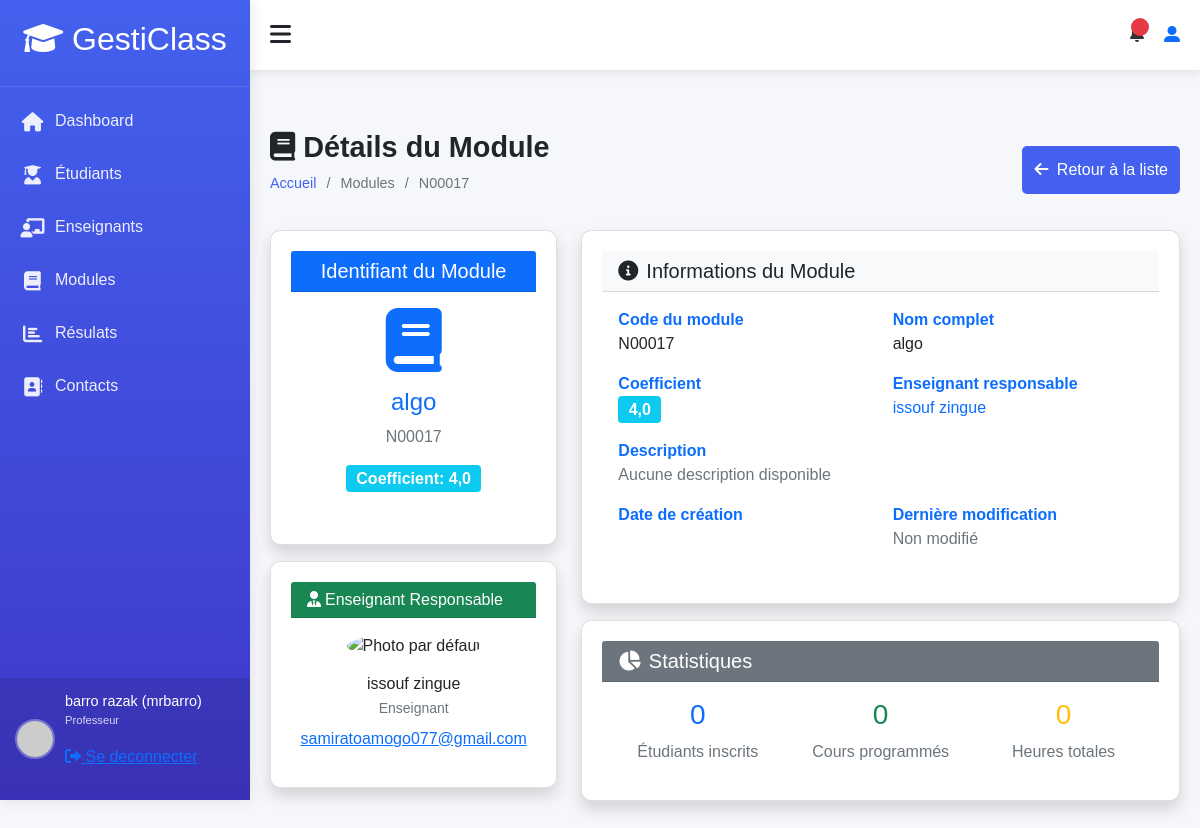
/accounts/modules/2/ (signed in), run on the app's committed database.
### accounts/models.py (models this page shows, shortened)
class User(AbstractUser):
    ROLE_CHOICES = (
        ('admin', 'Administrateur'),
        ('teacher', 'Enseignant'),
        ('student', 'Élève'),
    )
    profil = models.CharField(max_length=10, choices=ROLE_CHOICES, default='student')
    phone = models.CharField(max_length=20, blank=True)
    birth_date = models.DateField(null=True, blank=True)
    photo = models.ImageField(upload_to='users/', null=True, blank=True)
    specialty = models.CharField(max_length=100, null=True, blank=True)
    hire_date = models.DateField(null=True, blank=True)
    address = models.TextField(blank=True)
    is_student = models.BooleanField(default=False)
    is_teacher = models.BooleanField(default=False)
    phone_number = models.CharField(max_length=15, blank=True)
    date_of_birth = models.DateField(null=True, blank=True)
    def __str__(self):
        return f"{self.first_name} {self.last_name} ({self.username})"
    def is_teacher(self):
        return self.profil == 'teacher'
    def is_student(self):
        return self.profil == 'student'
    class Meta:
        permissions = [
        ("peut_acceder_module", "Peut acceder au module"),
        ("peut_acceder_aux_eleve", "Peut acceder aux eleves"),
        ("peut_acceder_aux_enseignants", "peut acceder aux enseigants"),
        ("peut_acceder_aux_roles", "peut acceder aux roles"),
        ("peut_acceder_au_student_dashboard", "Peut accéder au tableau de bord étudiant"),
        ("peut_acceder_au_teacher_dashboard", "Peut accéder au tableau de bord enseignant"),
        ("peut_acceder_au_admin_dashboard", "Peut accéder au tableau de bord administrateur"),
        ("can_view_student_list", "Peut voir la liste des étudiants"),
        ("can_view_teacher_list", "Peut voir la liste des enseignants"),
        ("can_view_module_list", "Peut voir la liste des modules"),
        ("can_view_results_list", "Peut voir la liste résultats"),
        ("can_view_module_details", "Peut les details d'un module"),
        ("can_view_student_details", "Peut voir les détails d'un étudiant"),
        ("can_view_teacher_details", "Peut voir les détails d'un enseignant"),
        ("can_view_own_details", "Peut voir ses propres détails"),
        ("cans_view_results", "Peut voir les résultats"),
        ("can_view_own_results", "Peut voir ses propres résultats"),
        ("view_role", "Peut voir les rôles"),
        ("add_role", "Peut ajouter un rôle"),
        ("change_role", "Peut modifier un rôle"),
        ("delete_role", "Peut supprimer un rôle"),
        ("assign_role", "Peut assigner des rôles"),
        ("view_timetable", "Peut voir l'emploi du temps"),
        ("manage_timetable", "Peut gérer l'emploi du temps"),
        ("can_add_teacher", "Peut ajouter un enseignant"),
        ("can_add_student", "Peut ajouter un étudiant"),
        ("can_change_teacher", "Peut modifier un enseignant"),
        ("can_change_student", "Peut modifier un étudiant"),
        ("can_delete_teacher", "Peut supprimer un enseignant"),
        ("can_delete_student", "Peut supprimer un étudiant"),
        ("can_view_schoolinfo", "Peut voir les informations de l'école"),
        ("can_add_schoolinfo", "Peut ajouter les informations de l'école"),
        ("can_change_schoolinfo", "Peut modifier les informations de l'école"),
        ("can_delete_schoolinfo", "Peut supprimer les informations de l'école"),
        ]

class Module(models.Model):
    SEMESTER_CHOICES = [
        ('S1', 'Semestre 1'),
        ('S2', 'Semestre 2'),
        ('S3', 'Semestre 3'),
        ('S4', 'Semestre 4'),
        ('S5', 'Semestre 5'),
        ('S6', 'Semestre 6'),
    ]
    name = models.CharField(max_length=100, verbose_name="Nom du module")
    code = models.CharField(max_length=20, unique=True, verbose_name="Code du module")
    description = models.TextField(blank=True, verbose_name="Description")
    coefficient = models.FloatField(default=1, verbose_name="Coefficient")
    credit = models.IntegerField(default=1, verbose_name="Crédits")
    semester = models.CharField(
        max_length=2,
        choices=SEMESTER_CHOICES,
        blank=True,
        null=True,
        verbose_name="Semestre"
    )
    teacher = models.ForeignKey(
        User,
        on_delete=models.SET_NULL,
        null=True,
        blank=True,
        limit_choices_to={'profil': 'teacher'},
        verbose_name="Enseignant"
    )

### accounts/views.py (the view)
# urls.py: path('modules/<int:module_id>/', views.module_detail,
@login_required
@permission_required('accounts.can_view_module_details', raise_exception=True)
def module_detail(request, module_id):
    module = get_object_or_404(Module, id=module_id)
    context = {
        'module': module,
        'title': f'Détails du module {module.name}'
    }
    return render(request, 'modules/module_detail.html', context)

### accounts/templates/modules/module_detail.html (shortened to what this page needs)
{% extends "models/base.html" %}
{% load static %}
{% block content %}
<div class="content">
    <div class="page-title">
        <div>
            <h2><i class="fas fa-book me-2"></i>Détails du Module</h2>
            <ul class="breadcrumb">
                <li><a href="{% url 'dashboard:home' %}">Accueil</a></li>
                <li>Modules</li>
                <li>{{ module.code }}</li>
            </ul>
        </div>
        <div class="btn-group">
            <a href="{% url 'accounts:modules_list' %}" class="btn btn-secondary">
                <i class="fas fa-arrow-left me-1"></i> Retour à la liste
            </a>
        </div>
    </div>
    <div class="row">
        <div class="col-md-4 mb-4">
            <div class="card shadow">
                <div class="card-header bg-primary text-white text-center">
                    <h5 class="m-0">Identifiant du Module</h5>
                </div>
                <div class="card-body text-center">
                    <div class="module-icon mb-3">
                        <i class="fas fa-book fa-4x text-primary"></i>
                    </div>
                    <h4 class="text-primary">{{ module.name }}</h4>
                    <p class="text-muted">{{ module.code }}</p>
                    <div class="mb-3">
                        <span class="badge bg-info fs-6">Coefficient: {{ module.coefficient }}</span>
                    </div>
                </div>
            </div>
             {% if module.teacher %}
             <div class="card shadow mt-3">
                 <div class="card-header bg-success text-white">
                     <h6 class="m-0"><i class="fas fa-user-tie me-1"></i>Enseignant Responsable</h6>
                 </div>
                 <div class="card-body text-center">
                     {% if module.teacher.photo %}
                         <img src="{{ module.teacher.photo.url }}"
                              class="img-fluid rounded-circle mb-3"
                              alt="Photo de {{ module.teacher.get_full_name }}"
                              style="width: 80px; height: 80px; object-fit: cover;">
                     {% else %}
                         <img src="{% static 'img/default-avatar.png' %}"
                              class="img-fluid rounded-circle mb-3"
                              alt="Photo par défaut"
                              style="width: 80px; height: 80px; object-fit: cover;">
                     {% endif %}
                     <h6 class="mb-1">{{ module.teacher.get_full_name }}</h6>
                     <p class="text-muted small mb-2">{{ module.teacher.speciality|default:"Enseignant" }}</p>
                     <div class="d-flex justify-content-center gap-2">
                         <a href="mailto:{{ module.teacher.email }}"  title="Envoyer un email">{{ module.teacher.email }}</a>
                     </div>
                 </div>
             </div>
            {% endif %}
        </div>
        <div class="col-md-8">
            <div class="card shadow">
                <div class="card-header bg-light">
                    <h5 class="m-0"><i class="fas fa-info-circle me-2"></i>Informations du Module</h5>
                </div>
                <div class="card-body">
                    <div class="row">
                        <div class="col-md-6">
                            <div class="info-item mb-3">
                                <label class="fw-bold text-primary">Code du module</label>
                                <p class="mb-0">{{ module.code }}</p>
                            </div>
                        </div>
                        <div class="col-md-6">
                            <div class="info-item mb-3">
                                <label class="fw-bold text-primary">Nom complet</label>
                                <p class="mb-0">{{ module.name }}</p>
                            </div>
                        </div>
                    </div>
                    <div class="row">
                        <div class="col-md-6">
                            <div class="info-item mb-3">
                                <label class="fw-bold text-primary">Coefficient</label>
                                <p class="mb-0">
                                    <span class="badge bg-info fs-6">{{ module.coefficient }}</span>
                                </p>
                            </div>
                        </div>
                        <div class="col-md-6">
                            <div class="info-item mb-3">
                                <label class="fw-bold text-primary">Enseignant responsable</label>
                                <p class="mb-0">
                                    {% if module.teacher %}
                                        <a href="{% url 'accounts:teacher_detail' module.teacher.id %}" class="text-decoration-none">
                                            {{ module.teacher.get_full_name }}
                                        </a>
                                    {% else %}
                                        <span class="text-muted">Non assigné</span>
                                    {% endif %}
                                </p>
                            </div>
                        </div>
                    </div>
                    <div class="info-item mb-3">
                        <label class="fw-bold text-primary">Description</label>
                        <p class="mb-0">
                            {% if module.description %}
                                {{ module.description|linebreaks }}
                            {% else %}
                                <span class="text-muted">Aucune description disponible</span>
                            {% endif %}
                        </p>
                    </div>
                    <div class="row">
                        <div class="col-md-6">
                            <div class="info-item mb-3">
                                <label class="fw-bold text-primary">Date de création</label>
                            </div>
                        </div>
                        <div class="col-md-6">
                            <div class="info-item mb-3">
                                <label class="fw-bold text-primary">Dernière modification</label>
                                <p class="mb-0">
                                    {% if module.updated_at %}
                                        {{ module.updated_at|date:"d/m/Y à H:i" }}
                                    {% else %}
                                        <span class="text-muted">Non modifié</span>
                                    {% endif %}
                                </p>
                            </div>
                        </div>
                    </div>
                </div>
            </div>
            <div class="card shadow mt-3">
                <div class="card-header bg-secondary text-white">
                    <h5 class="m-0"><i class="fas fa-chart-pie me-2"></i>Statistiques</h5>
                </div>
                <div class="card-body">
                    <div class="row text-center">
                        <div class="col-md-4">
                            <div class="stat-item">
                                <h3 class="text-primary">0</h3>
                                <p class="text-muted mb-0">Étudiants inscrits</p>
                            </div>
                        </div>
                        <div class="col-md-4">
                            <div class="stat-item">
                                <h3 class="text-success">0</h3>
                                <p class="text-muted mb-0">Cours programmés</p>
                            </div>
                        </div>
                        <div class="col-md-4">
                            <div class="stat-item">
                                <h3 class="text-warning">0</h3>
                                <p class="text-muted mb-0">Heures totales</p>
                            </div>
                        </div>
                    </div>
                </div>
            </div>
        </div>
    </div>
</div>
{% endblock %}

### templates/models/sidebar.html (shortened to what this page needs)
<div class="sidebar" id="sidebar">
    <div class="sidebar-header">
        <h2><i class="fas fa-graduation-cap text-white"></i> GestiClass</h2>
    </div>
    <div class="sidebar-menu">
        <ul>
            <li><a href="{% url 'dashboard:home' %}" class="active"><i class="fas fa-home"></i> Dashboard</a></li>
            <li><a href="{% url 'accounts:students_list' %}"><i class="fas fa-user-graduate"></i> Étudiants</a></li>
            {% if perms.accounts.peut_acceder_aux_enseignants %}
            <li><a href="{% url 'accounts:teachers_list' %}" ><i class="fas fa-chalkboard-teacher"></i> Enseignants</a></li>
            {% endif %}
            {% if perms.accounts.peut_acceder_module %}
            <li><a href="{% url 'accounts:modules_list' %}"><i class="fas fa-book"></i> Modules</a></li>
            {% endif %}
            <li><a href="{% url 'accounts:results_list' %}"><i class="fas fa-chart-bar"></i> Résulats</a></li>
            <li><a href="{% url 'accounts:contact' %}"><i class="fas fa-address-book"></i> Contacts</a></li>
        </ul>
    </div>
    <div class="user-profile">
        <img src="https://ui-avatars.com/api/?name=Admin+User&background=random" alt="User">
        <div class="user-info">
            <h4>{{ user }}</h4>
            <p>
                {% if user.profil == 'student' %}
                    Eleve
                {% elif user.profil == 'teacher' %}
                    Professeur
                {% elif user.profil == 'admin' %}
                    Admin
                {% endif %}
                <div>
                    <a  href="{% url 'accounts:logout' %}">
                        <i class="fas fa-sign-out-alt" ></i>
                        <span>Se deconnecter</span>
                    </a>
                </div>
            </p>
        </div>
    </div>
</div>

### data on the page
User: first_name+last_name+username "barro razak (mrbarro)"
Module: code "N00017", name "algo", coefficient "4,0", teacher.get_full_name "issouf zingue", teacher.speciality "Enseignant", teacher.email "samiratoamogo077@gmail.com"
